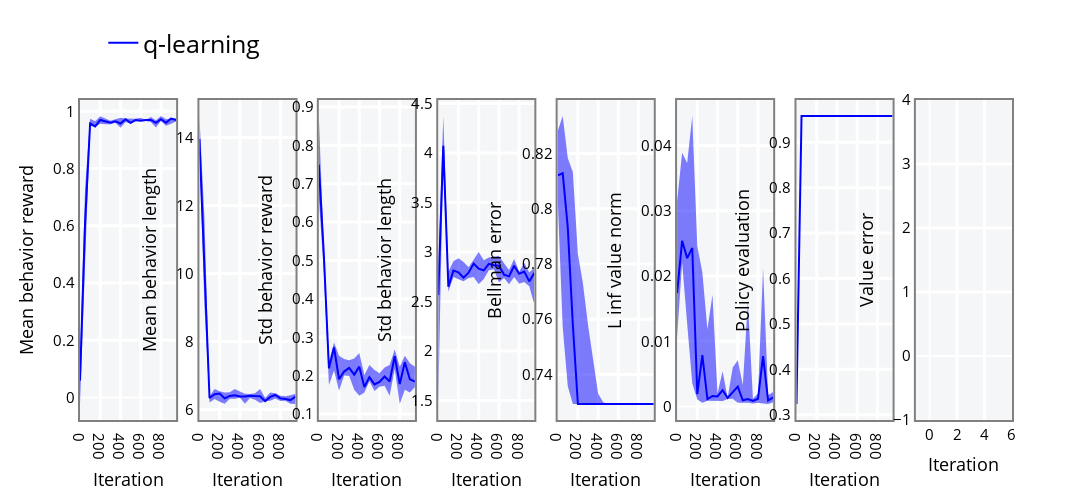

Write notebook code for a chart like this one.
### Markdown cell above
### Visualize

### Code cell
from itertools import chain
import pandas as pd
from plot_util import make_figure


# Make dataframe from the metrics
percentile = 25

index = pd.MultiIndex.from_product(
    [["gridworld"], ["q-learning"],
     list(range(0, args["train_loop"]["n_steps"], args["train_loop"]["eval_period"]))],
    names=["ENV", "ALG", "STEP"])
columns = pd.MultiIndex.from_product(
    [metrics._fields, ["low", "med", "high"]],
    names=["METRIC", "PERCENTILE"])

data = []
for name in metrics._fields:
    values = getattr(metrics, name)
    if values.ndim == 1:
        values = values.reshape(1, -1)
    percentiles = jnp.nanpercentile(
        values, q=jnp.array([percentile, 50, 100 - percentile]), axis=0)
    data.append(percentiles)


df = pd.DataFrame(data=jnp.stack(list(chain(*data)), axis=1), columns=columns, index=index)

# Generate the figure
make_figure(df.loc["gridworld"])

### Figure 1 — Plotly figure (JSON) as saved in the notebook; plotly's stock layout.template omitted (floating-point values rounded to 4 significant figures)
{"data": [{"legendgroup": "q-learning", "line": {"color": "blue", "width": 0}, "mode": "lines", "opacity": 0.75, "showlegend": false, "type": "scatter", "visible": true, "x": [0, 50, 100, 150, 200, 250, 300, 350, 400, 450, 500, 550, 600, 650, 700, 750, 800, 850, 900, 950], "xaxis": "x", "y": [-0.02227, 0.4979, 0.95, 0.945, 0.9563, 0.955, 0.955, 0.96, 0.9425, 0.9625, 0.9563, 0.965, 0.965, 0.9663, 0.9625, 0.9437, 0.9663, 0.95, 0.9563, 0.965], "yaxis": "y"}, {"fill": "tonexty", "legendgroup": "q-learning", "line": {"color": "blue", "width": 0}, "mode": "lines", "opacity": 0.75, "showlegend": false, "type": "scatter", "visible": true, "x": [0, 50, 100, 150, 200, 250, 300, 350, 400, 450, 500, 550, 600, 650, 700, 750, 800, 850, 900, 950], "xaxis": "x", "y": [0.1289, 0.7312, 0.9737, 0.965, 0.9825, 0.975, 0.9675, 0.9725, 0.9775, 0.975, 0.9737, 0.9737, 0.9775, 0.97, 0.98, 0.9688, 0.9837, 0.9725, 0.975, 0.9737], "yaxis": "y"}, {"legendgroup": "q-learning", "line": {"color": "blue"}, "marker": {"color": "blue"}, "mode": "lines", "name": "q-learning", "showlegend": true, "type": "scatter", "visible": true, "x": [0, 50, 100, 150, 200, 250, 300, 350, 400, 450, 500, 550, 600, 650, 700, 750, 800, 850, 900, 950], "xaxis": "x", "y": [0.05985, 0.6085, 0.9575, 0.9475, 0.97, 0.965, 0.96, 0.965, 0.9575, 0.9725, 0.96, 0.97, 0.9675, 0.97, 0.97, 0.96, 0.9725, 0.96, 0.975, 0.97], "yaxis": "y"}, {"legendgroup": "q-learning", "line": {"color": "blue", "width": 0}, "mode": "lines", "opacity": 0.75, "showlegend": false, "type": "scatter", "visible": true, "x": [0, 50, 100, 150, 200, 250, 300, 350, 400, 450, 500, 550, 600, 650, 700, 750, 800, 850, 900, 950], "xaxis": "x2", "y": [13.62, 9.015, 6.207, 6.309, 6.229, 6.17, 6.315, 6.311, 6.345, 6.169, 6.338, 6.286, 6.186, 6.241, 6.253, 6.322, 6.246, 6.255, 6.164, 6.16], "yaxis": "y2"}, {"fill": "tonexty", "legendgroup": "q-learning", "line": {"color": "blue", "width": 0}, "mode": "lines", "opacity": 0.75, "showlegend": false, "type": "scatter", "visible": true, "x": [0, 50, 100, 150, 200, 250, 300, 350, 400, 450, 500, 550, 600, 650, 700, 750, 800, 850, 900, 950], "xaxis": "x2", "y": [14.63, 11.62, 6.39, 6.597, 6.534, 6.501, 6.505, 6.597, 6.525, 6.459, 6.457, 6.475, 6.6, 6.334, 6.5, 6.472, 6.4, 6.386, 6.415, 6.46], "yaxis": "y2"}, {"legendgroup": "q-learning", "line": {"color": "blue"}, "marker": {"color": "blue"}, "mode": "lines", "name": "q-learning", "showlegend": false, "type": "scatter", "visible": true, "x": [0, 50, 100, 150, 200, 250, 300, 350, 400, 450, 500, 550, 600, 650, 700, 750, 800, 850, 900, 950], "xaxis": "x2", "y": [13.96, 10.36, 6.338, 6.448, 6.465, 6.325, 6.398, 6.418, 6.38, 6.378, 6.403, 6.392, 6.387, 6.245, 6.37, 6.425, 6.325, 6.307, 6.275, 6.375], "yaxis": "y2"}, {"legendgroup": "q-learning", "line": {"color": "blue", "width": 0}, "mode": "lines", "opacity": 0.75, "showlegend": false, "type": "scatter", "visible": true, "x": [0, 50, 100, 150, 200, 250, 300, 350, 400, 450, 500, 550, 600, 650, 700, 750, 800, 850, 900, 950], "xaxis": "x3", "y": [0.6622, 0.4668, 0.1754, 0.2133, 0.1607, 0.2001, 0.1988, 0.163, 0.1476, 0.1561, 0.1854, 0.1597, 0.171, 0.1739, 0.1476, 0.2173, 0.1262, 0.163, 0.1561, 0.1706], "yaxis": "y3"}, {"fill": "tonexty", "legendgroup": "q-learning", "line": {"color": "blue", "width": 0}, "mode": "lines", "opacity": 0.75, "showlegend": false, "type": "scatter", "visible": true, "x": [0, 50, 100, 150, 200, 250, 300, 350, 400, 450, 500, 550, 600, 650, 700, 750, 800, 850, 900, 950], "xaxis": "x3", "y": [0.8762, 0.5278, 0.2374, 0.2863, 0.252, 0.2432, 0.2399, 0.2444, 0.2593, 0.2018, 0.2276, 0.2144, 0.2064, 0.2212, 0.2276, 0.268, 0.2233, 0.2516, 0.2324, 0.2234], "yaxis": "y3"}, {"legendgroup": "q-learning", "line": {"color": "blue"}, "marker": {"color": "blue"}, "mode": "lines", "name": "q-learning", "showlegend": false, "type": "scatter", "visible": true, "x": [0, 50, 100, 150, 200, 250, 300, 350, 400, 450, 500, 550, 600, 650, 700, 750, 800, 850, 900, 950], "xaxis": "x3", "y": [0.7499, 0.5126, 0.219, 0.2733, 0.1907, 0.2107, 0.22, 0.2026, 0.2235, 0.1706, 0.196, 0.1772, 0.1838, 0.1977, 0.1849, 0.2504, 0.178, 0.235, 0.1907, 0.1846], "yaxis": "y3"}, {"legendgroup": "q-learning", "line": {"color": "blue", "width": 0}, "mode": "lines", "opacity": 0.75, "showlegend": false, "type": "scatter", "visible": true, "x": [0, 50, 100, 150, 200, 250, 300, 350, 400, 450, 500, 550, 600, 650, 700, 750, 800, 850, 900, 950], "xaxis": "x4", "y": [1.466, 4.003, 2.6, 2.749, 2.726, 2.704, 2.737, 2.749, 2.675, 2.728, 2.817, 2.827, 2.694, 2.738, 2.674, 2.749, 2.68, 2.698, 2.654, 2.472], "yaxis": "y4"}, {"fill": "tonexty", "legendgroup": "q-learning", "line": {"color": "blue", "width": 0}, "mode": "lines", "opacity": 0.75, "showlegend": false, "type": "scatter", "visible": true, "x": [0, 50, 100, 150, 200, 250, 300, 350, 400, 450, 500, 550, 600, 650, 700, 750, 800, 850, 900, 950], "xaxis": "x4", "y": [2.869, 4.374, 2.798, 2.906, 2.937, 2.901, 2.846, 2.93, 3.0, 2.917, 2.944, 2.954, 2.963, 2.888, 2.818, 2.93, 2.802, 2.891, 2.793, 2.84], "yaxis": "y4"}, {"legendgroup": "q-learning", "line": {"color": "blue"}, "marker": {"color": "blue"}, "mode": "lines", "name": "q-learning", "showlegend": false, "type": "scatter", "visible": true, "x": [0, 50, 100, 150, 200, 250, 300, 350, 400, 450, 500, 550, 600, 650, 700, 750, 800, 850, 900, 950], "xaxis": "x4", "y": [2.566, 4.072, 2.649, 2.813, 2.796, 2.742, 2.792, 2.884, 2.832, 2.815, 2.88, 2.866, 2.861, 2.772, 2.755, 2.862, 2.78, 2.803, 2.704, 2.789], "yaxis": "y4"}, {"legendgroup": "q-learning", "line": {"color": "blue", "width": 0}, "mode": "lines", "opacity": 0.75, "showlegend": false, "type": "scatter", "visible": true, "x": [0, 50, 100, 150, 200, 250, 300, 350, 400, 450, 500, 550, 600, 650, 700, 750, 800, 850, 900, 950], "xaxis": "x5", "y": [0.8039, 0.757, 0.7357, 0.7293, 0.7293, 0.7293, 0.7293, 0.7293, 0.7293, 0.7293, 0.7293, 0.7293, 0.7293, 0.7293, 0.7293, 0.7293, 0.7293, 0.7293, 0.7293, 0.7293], "yaxis": "y5"}, {"fill": "tonexty", "legendgroup": "q-learning", "line": {"color": "blue", "width": 0}, "mode": "lines", "opacity": 0.75, "showlegend": false, "type": "scatter", "visible": true, "x": [0, 50, 100, 150, 200, 250, 300, 350, 400, 450, 500, 550, 600, 650, 700, 750, 800, 850, 900, 950], "xaxis": "x5", "y": [0.828, 0.8335, 0.8183, 0.8133, 0.7837, 0.7729, 0.758, 0.746, 0.7331, 0.7299, 0.7293, 0.7293, 0.7293, 0.7293, 0.7293, 0.7293, 0.7293, 0.7293, 0.7293, 0.7293], "yaxis": "y5"}, {"legendgroup": "q-learning", "line": {"color": "blue"}, "marker": {"color": "blue"}, "mode": "lines", "name": "q-learning", "showlegend": false, "type": "scatter", "visible": true, "x": [0, 50, 100, 150, 200, 250, 300, 350, 400, 450, 500, 550, 600, 650, 700, 750, 800, 850, 900, 950], "xaxis": "x5", "y": [0.812, 0.8128, 0.7932, 0.758, 0.7293, 0.7293, 0.7293, 0.7293, 0.7293, 0.7293, 0.7293, 0.7293, 0.7293, 0.7293, 0.7293, 0.7293, 0.7293, 0.7293, 0.7293, 0.7293], "yaxis": "y5"}, {"legendgroup": "q-learning", "line": {"color": "blue", "width": 0}, "mode": "lines", "opacity": 0.75, "showlegend": false, "type": "scatter", "visible": true, "x": [0, 50, 100, 150, 200, 250, 300, 350, 400, 450, 500, 550, 600, 650, 700, 750, 800, 850, 900, 950], "xaxis": "x6", "y": [0.01058, 0.02205, 0.01265, 0.003593, 0.001102, 0.0005739, 0.0008875, 0.0008945, 0.0008392, 0.0008494, 0.001155, 0.001186, 0.000596, 0.0006229, 0.0005699, 0.0004671, 0.0005915, 0.0004736, 0.0003974, 0.0006662], "yaxis": "y6"}, {"fill": "tonexty", "legendgroup": "q-learning", "line": {"color": "blue", "width": 0}, "mode": "lines", "opacity": 0.75, "showlegend": false, "type": "scatter", "visible": true, "x": [0, 50, 100, 150, 200, 250, 300, 350, 400, 450, 500, 550, 600, 650, 700, 750, 800, 850, 900, 950], "xaxis": "x6", "y": [0.03137, 0.03887, 0.03732, 0.0445, 0.0246, 0.02052, 0.01184, 0.01714, 0.00204, 0.005423, 0.001349, 0.006, 0.007085, 0.003295, 0.01611, 0.001187, 0.002, 0.02124, 0.00174, 0.00224], "yaxis": "y6"}, {"legendgroup": "q-learning", "line": {"color": "blue"}, "marker": {"color": "blue"}, "mode": "lines", "name": "q-learning", "showlegend": false, "type": "scatter", "visible": true, "x": [0, 50, 100, 150, 200, 250, 300, 350, 400, 450, 500, 550, 600, 650, 700, 750, 800, 850, 900, 950], "xaxis": "x6", "y": [0.01739, 0.02539, 0.02274, 0.02428, 0.001906, 0.007877, 0.001153, 0.001635, 0.001559, 0.002509, 0.001329, 0.002228, 0.003063, 0.0009696, 0.00115, 0.0008647, 0.001209, 0.007726, 0.0009221, 0.001402], "yaxis": "y6"}, {"legendgroup": "q-learning", "line": {"color": "blue", "width": 0}, "mode": "lines", "opacity": 0.75, "showlegend": false, "type": "scatter", "visible": true, "x": [0, 50, 100, 150, 200, 250, 300, 350, 400, 450, 500, 550, 600, 650, 700, 750, 800, 850, 900, 950], "xaxis": "x7", "y": [0.3236, 0.9578, 0.9578, 0.9578, 0.9578, 0.9578, 0.9578, 0.9578, 0.9578, 0.9578, 0.9578, 0.9578, 0.9578, 0.9578, 0.9578, 0.9578, 0.9578, 0.9578, 0.9578, 0.9578], "yaxis": "y7"}, {"fill": "tonexty", "legendgroup": "q-learning", "line": {"color": "blue", "width": 0}, "mode": "lines", "opacity": 0.75, "showlegend": false, "type": "scatter", "visible": true, "x": [0, 50, 100, 150, 200, 250, 300, 350, 400, 450, 500, 550, 600, 650, 700, 750, 800, 850, 900, 950], "xaxis": "x7", "y": [0.3236, 0.9578, 0.9578, 0.9578, 0.9578, 0.9578, 0.9578, 0.9578, 0.9578, 0.9578, 0.9578, 0.9578, 0.9578, 0.9578, 0.9578, 0.9578, 0.9578, 0.9578, 0.9578, 0.9578], "yaxis": "y7"}, {"legendgroup": "q-learning", "line": {"color": "blue"}, "marker": {"color": "blue"}, "mode": "lines", "name": "q-learning", "showlegend": false, "type": "scatter", "visible": true, "x": [0, 50, 100, 150, 200, 250, 300, 350, 400, 450, 500, 550, 600, 650, 700, 750, 800, 850, 900, 950], "xaxis": "x7", "y": [0.3236, 0.9578, 0.9578, 0.9578, 0.9578, 0.9578, 0.9578, 0.9578, 0.9578, 0.9578, 0.9578, 0.9578, 0.9578, 0.9578, 0.9578, 0.9578, 0.9578, 0.9578, 0.9578, 0.9578], "yaxis": "y7"}, {"legendgroup": "q-learning", "line": {"color": "blue", "width": 0}, "mode": "lines", "opacity": 0.75, "showlegend": false, "type": "scatter", "visible": true, "x": [], "xaxis": "x8", "y": [], "yaxis": "y8"}, {"fill": "tonexty", "legendgroup": "q-learning", "line": {"color": "blue", "width": 0}, "mode": "lines", "opacity": 0.75, "showlegend": false, "type": "scatter", "visible": true, "x": [], "xaxis": "x8", "y": [], "yaxis": "y8"}, {"legendgroup": "q-learning", "line": {"color": "blue"}, "marker": {"color": "blue"}, "mode": "lines", "name": "q-learning", "showlegend": false, "type": "scatter", "visible": true, "x": [], "xaxis": "x8", "y": [], "yaxis": "y8"}], "layout": {"font": {"color": "black", "size": 15}, "height": 500, "legend": {"font": {"size": 25}, "orientation": "h", "visible": true, "x": 0.025, "y": 1.25}, "plot_bgcolor": "#f5f6f7", "width": 4400, "xaxis": {"anchor": "y", "domain": [0, 0.1031], "exponentformat": "power", "gridcolor": "white", "gridwidth": 3, "linecolor": "gray", "linewidth": 2, "mirror": true, "showline": true, "title": {"text": "Iteration"}, "type": "linear"}, "xaxis2": {"anchor": "y2", "domain": [0.1281, 0.2312], "exponentformat": "power", "gridcolor": "white", "gridwidth": 3, "linecolor": "gray", "linewidth": 2, "mirror": true, "showline": true, "title": {"text": "Iteration"}, "type": "linear"}, "xaxis3": {"anchor": "y3", "domain": [0.2562, 0.3594], "exponentformat": "power", "gridcolor": "white", "gridwidth": 3, "linecolor": "gray", "linewidth": 2, "mirror": true, "showline": true, "title": {"text": "Iteration"}, "type": "linear"}, "xaxis4": {"anchor": "y4", "domain": [0.3844, 0.4875], "exponentformat": "power", "gridcolor": "white", "gridwidth": 3, "linecolor": "gray", "linewidth": 2, "mirror": true, "showline": true, "title": {"text": "Iteration"}, "type": "linear"}, "xaxis5": {"anchor": "y5", "domain": [0.5125, 0.6156], "exponentformat": "power", "gridcolor": "white", "gridwidth": 3, "linecolor": "gray", "linewidth": 2, "mirror": true, "showline": true, "title": {"text": "Iteration"}, "type": "linear"}, "xaxis6": {"anchor": "y6", "domain": [0.6406, 0.7438], "exponentformat": "power", "gridcolor": "white", "gridwidth": 3, "linecolor": "gray", "linewidth": 2, "mirror": true, "showline": true, "title": {"text": "Iteration"}, "type": "linear"}, "xaxis7": {"anchor": "y7", "domain": [0.7688, 0.8719], "exponentformat": "power", "gridcolor": "white", "gridwidth": 3, "linecolor": "gray", "linewidth": 2, "mirror": true, "showline": true, "title": {"text": "Iteration"}, "type": "linear"}, "xaxis8": {"anchor": "y8", "domain": [0.8969, 1], "exponentformat": "power", "gridcolor": "white", "gridwidth": 3, "linecolor": "gray", "linewidth": 2, "mirror": true, "showline": true, "title": {"text": "Iteration"}, "type": "linear"}, "yaxis": {"anchor": "x", "domain": [0, 1], "exponentformat": "power", "gridcolor": "white", "gridwidth": 3, "linecolor": "gray", "linewidth": 2, "mirror": true, "showline": true, "title": {"text": "Mean behavior reward"}, "type": "linear"}, "yaxis2": {"anchor": "x2", "domain": [0, 1], "exponentformat": "power", "gridcolor": "white", "gridwidth": 3, "linecolor": "gray", "linewidth": 2, "mirror": true, "showline": true, "title": {"text": "Mean behavior length"}, "type": "linear"}, "yaxis3": {"anchor": "x3", "domain": [0, 1], "exponentformat": "power", "gridcolor": "white", "gridwidth": 3, "linecolor": "gray", "linewidth": 2, "mirror": true, "showline": true, "title": {"text": "Std behavior reward"}, "type": "linear"}, "yaxis4": {"anchor": "x4", "domain": [0, 1], "exponentformat": "power", "gridcolor": "white", "gridwidth": 3, "linecolor": "gray", "linewidth": 2, "mirror": true, "showline": true, "title": {"text": "Std behavior length"}, "type": "linear"}, "yaxis5": {"anchor": "x5", "domain": [0, 1], "exponentformat": "power", "gridcolor": "white", "gridwidth": 3, "linecolor": "gray", "linewidth": 2, "mirror": true, "showline": true, "title": {"text": "Bellman error"}, "type": "linear"}, "yaxis6": {"anchor": "x6", "domain": [0, 1], "exponentformat": "power", "gridcolor": "white", "gridwidth": 3, "linecolor": "gray", "linewidth": 2, "mirror": true, "showline": true, "title": {"text": "L inf value norm"}, "type": "linear"}, "yaxis7": {"anchor": "x7", "domain": [0, 1], "exponentformat": "power", "gridcolor": "white", "gridwidth": 3, "linecolor": "gray", "linewidth": 2, "mirror": true, "showline": true, "title": {"text": "Policy evaluation"}, "type": "linear"}, "yaxis8": {"anchor": "x8", "domain": [0, 1], "exponentformat": "power", "gridcolor": "white", "gridwidth": 3, "linecolor": "gray", "linewidth": 2, "mirror": true, "showline": true, "title": {"text": "Value error"}, "type": "linear"}}}
